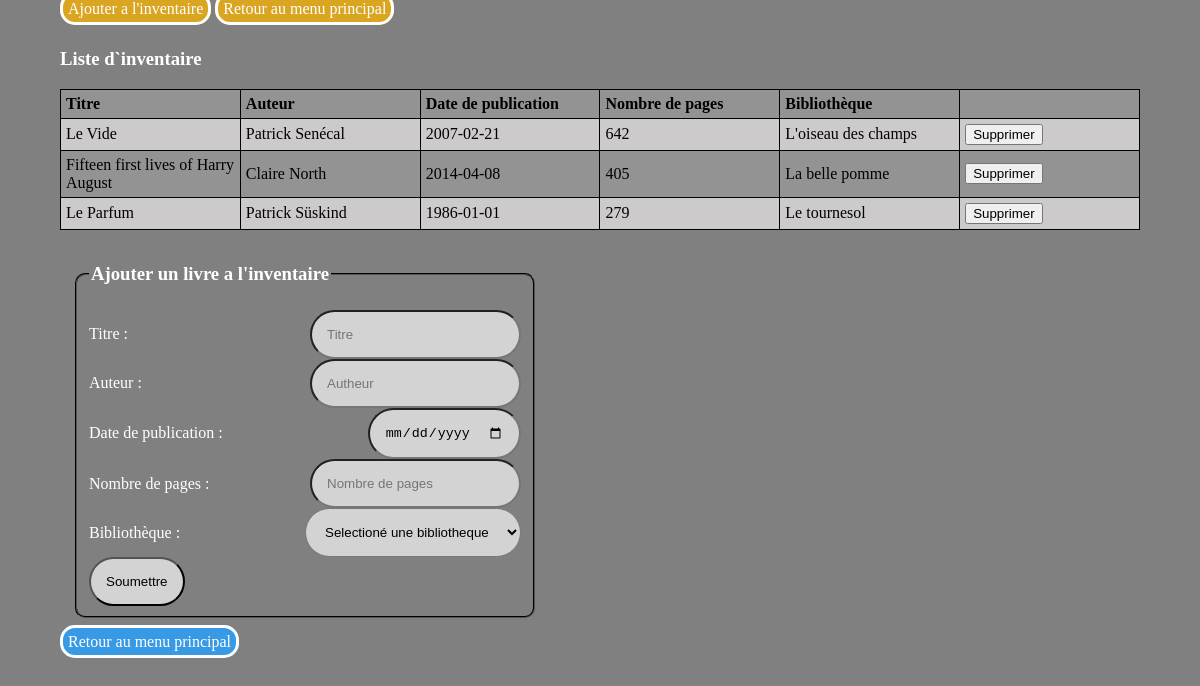
Page /employesInventaire.php on the committed database.
### tables this page shows
CREATE TABLE `livres` (
  `id` int NOT NULL,
  `titre` text NOT NULL,
  `auteur` varchar(20) NOT NULL,
  `date_publication` date NOT NULL,
  `nombre_pages` int NOT NULL,
  `bibli_id` int NOT NULL
);

CREATE TABLE `bibliotheque` (
  `id` int NOT NULL,
  `Nom` varchar(25) NOT NULL,
  `adresse_id` int NOT NULL
);

### employesInventaire.php (the view, shortened to what this page needs)
<!DOCTYPE html>
<html lang="en">
<head>
    <link rel="stylesheet" href="style/css/style.css">
</head>
<body>
    <?php
    $mysqli = new mysqli($host, $username, $password, $database);
    ?>
    <nav>
        <a href="#addBook">Ajouter a l'inventaire</a>
        <a href="employesHomePage.php">Retour au menu principal</a>
    </nav>
    <?php
    $sql = "SELECT livres.id, `titre`, `auteur`, `date_publication`, `nombre_pages`, `Nom` FROM `livres` INNER JOIN `bibliotheque` ON livres.bibli_id = bibliotheque.id ORDER BY `Nom` ASC";
    $result = $mysqli->query($sql);
    echo '<h3>Liste d`inventaire</h3>';
    echo '<table><tr><th>Titre</th><th>Auteur</th><th>Date de publication</th><th>Nombre de pages</th><th>Bibliothèque</th><th></th></tr>';
    while ($row = $result->fetch_assoc()) {
        echo "<tr>";
        echo "<td>" . $row["titre"] . "</td>";
        echo "<td>" . $row["auteur"] . "</td>";
        echo "<td>" . $row["date_publication"] . "</td>";
        echo "<td>" . $row["nombre_pages"] . "</td>";
        echo "<td>" . $row["Nom"] . "</td>";
        echo '<td><form action="supprimeInventaire.php" method="POST">
    <input type="number" value=' . $row["id"] . ' hidden name="id" id="id">
    <input type="submit" value="Supprimer">
</form></td>';
        echo "</tr>";
    }
    echo "</table>";
    ?>
    <fieldset>
        <legend>
            <h3 id="addBook">Ajouter un livre a l'inventaire</h3>
        </legend>
        <form action="ajoutInvnetaire.php" method="POST">
            <div>
                <label for="titre">Titre :</label>
                <input type="text" name="titre" id="titre" placeholder="Titre" required>
            </div>
            <div>
                <label for="autheur">Auteur :</label>
                <input type="text" name="autheur" id="autheur" placeholder="Autheur" required>
            </div>
            <div>
                <label for="publiDate">Date de publication :</label>
                <input type="date" name="publiDate" id="publiDate" placeholder="Date de publication" required>
            </div>
            <div>
                <label for="pages">Nombre de pages :</label>
                <input type="number" name="pages" id="pages" placeholder="Nombre de pages" required>
            </div>
            <div>
                <label for="bibli">Bibliothèque :</label>
                <select name="bibli" id="bibli" required>
                    <option value="Selectioné une bibliotheque" disabled selected>Selectioné une bibliotheque</option>
                </select>
            </div>
            <input type="submit" value="Soumettre">
        </form>
    </fieldset>
    <a class="retourBtn" href="employesHomePage.php">Retour au menu principal</a>
</body>
</html>

### style/css/style.css (style rules this page uses)
body { background-color: grey; width: 90%; max-width: 1280px; margin: auto; }
h1, h2, h3, p, legend { color: white; }
fieldset { display: block; border-color: black; width: 40%; margin: 15px; border-radius: 10px; }
fieldset form div { display: flex; justify-content: space-between; align-items: center; }
fieldset form label { color: white; }
fieldset form input, fieldset form select { background-color: lightgray; border-radius: 50px; padding: 15px; }
nav { margin-bottom: 30px; }
nav a { text-decoration: none; color: white; background-color: goldenrod; border: solid; border-radius: 15px; padding: 5px; }
table, th, td { text-align: left; color: black; border: 1px solid black; border-collapse: collapse; padding: 5px; table-layout: fixed; }
table { width: 100%; }
tr:nth-child(odd) { background-color: #949393; }
tr:nth-child(even) { background-color: #cccaca; }
.retourBtn { text-decoration: none; color: white; background-color: rgb(56, 154, 228); border: solid; border-radius: 15px; padding: 5px; }

### rows in the picture
livres: titre "Le Vide", auteur "Patrick Senécal", date_publication "2007-02-21", nombre_pages "642", bibli.Nom "L'oiseau des champs"
livres: titre "Fifteen first lives of Harry August", auteur "Claire North", date_publication "2014-04-08", nombre_pages "405", bibli.Nom "La belle pomme"
livres: titre "Le Parfum", auteur "Patrick Süskind", date_publication "1986-01-01", nombre_pages "279", bibli.Nom "Le tournesol"
